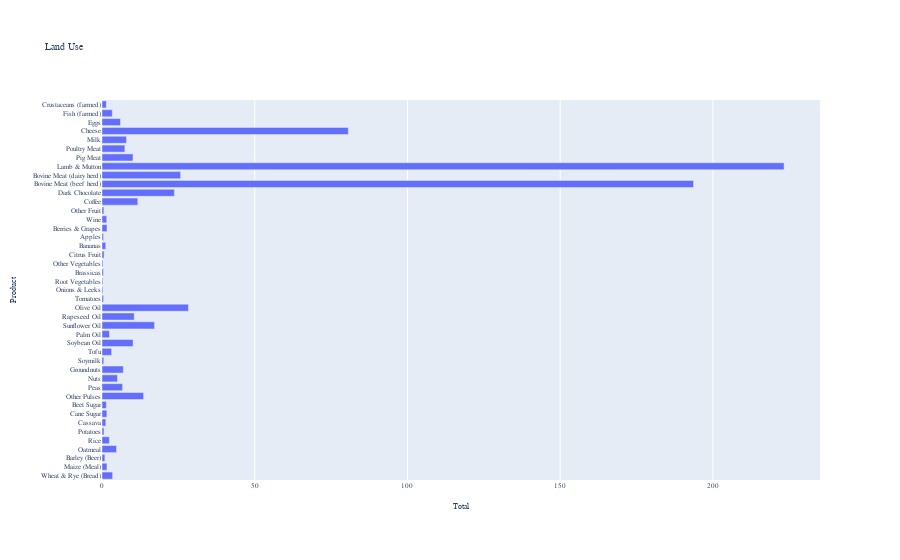

Notebook code cell kept with this figure:
### Code cell
import plotly.graph_objs as go
import plotly.express as px
import pandas as pd

df_land = pd.read_excel('dataset1.xls', sheet_name=2, skiprows=2, nrows=43, usecols="A, C:E")
df_land['Total'] = df_land[['Arable', 'Fallow', 'Perm Past']].sum(axis=1)

df_ghg = pd.read_excel('dataset1.xls', sheet_name=2, skiprows=2, nrows=43, usecols="A, F:L")
df_ghg['Total'] = df_ghg[['LUC', 'Feed', 'Farm', 'Processing', 'Transport', 'Packging', 'Retail']].sum(axis=1)

df_eutr = pd.read_excel('dataset1.xls', sheet_name=2, skiprows=2, nrows=43, usecols="A, N")

df_fresh = pd.read_excel('dataset1.xls', sheet_name=2, skiprows=2, nrows=43, usecols="A, O")

df_total = pd.merge(df_land[['Product', 'Total']], df_ghg[['Product', 'Total']], on='Product')
df_total = pd.merge(df_total, df_fresh[['Product', 'Total.2']], on='Product')
df_total = pd.merge(df_total, df_eutr[['Product', 'Total.1']], on='Product')
df_total.columns = ['Product', 'Land use', 'Greenhouse gas emissions', 'Freshwater use', 'Eutrophication']
df_total['Eutrophication'] *= 1000

# Define the layout
layout = go.Layout(
    font=dict(
        family=""""Lato, "Helvetica Neue", Helvetica, Arial, "Liberation Sans", sans-serif""",
        size=7,  # Set the font size here
    ),
)

# Horizontal bar chart for df_land
fig_land = px.bar(df_land, x='Total', y='Product', orientation='h', title='Land Use')
fig_land.update_layout(layout)

### Figure 1 — Plotly figure (JSON) as saved in the notebook; plotly's stock layout.template omitted (floating-point values rounded to 4 significant figures)
{"data": [{"alignmentgroup": "True", "hovertemplate": "Total=%{x}<br>Product=%{y}<extra></extra>", "legendgroup": "", "marker": {"color": "#636efa", "pattern": {"shape": ""}}, "name": "", "offsetgroup": "", "orientation": "h", "showlegend": false, "textposition": "auto", "type": "bar", "x": [3.482, 1.628, 0.94, 4.766, 2.401, 0.643, 1.254, 1.594, 1.433, 13.62, 6.738, 5.08, 6.971, 0.592, 3.154, 10.17, 2.438, 17.19, 10.55, 28.3, 0.51, 0.285, 0.263, 0.452, 0.31, 0.675, 1.23, 0.493, 1.64, 1.553, 0.61, 11.72, 23.69, 193.7, 25.73, 223.3, 10.16, 7.49, 8.004, 80.64, 6.049, 3.378, 1.429], "xaxis": "x", "y": ["Wheat & Rye (Bread)", "Maize (Meal)", "Barley (Beer)", "Oatmeal", "Rice", "Potatoes", "Cassava", "Cane Sugar", "Beet Sugar", "Other Pulses", "Peas", "Nuts", "Groundnuts", "Soymilk", "Tofu", "Soybean Oil", "Palm Oil", "Sunflower Oil", "Rapeseed Oil", "Olive Oil", "Tomatoes", "Onions & Leeks", "Root Vegetables", "Brassicas", "Other Vegetables", "Citrus Fruit", "Bananas", "Apples", "Berries & Grapes", "Wine", "Other Fruit", "Coffee", "Dark Chocolate", "Bovine Meat (beef herd)", "Bovine Meat (dairy herd)", "Lamb & Mutton", "Pig Meat", "Poultry Meat", "Milk", "Cheese", "Eggs", "Fish (farmed)", "Crustaceans (farmed)"], "yaxis": "y"}], "layout": {"barmode": "relative", "font": {"family": "\"Lato, \"Helvetica Neue\", Helvetica, Arial, \"Liberation Sans\", sans-serif", "size": 7}, "legend": {"tracegroupgap": 0}, "title": {"text": "Land Use"}, "xaxis": {"anchor": "y", "domain": [0, 1], "title": {"text": "Total"}}, "yaxis": {"anchor": "x", "domain": [0, 1], "title": {"text": "Product"}}}}
